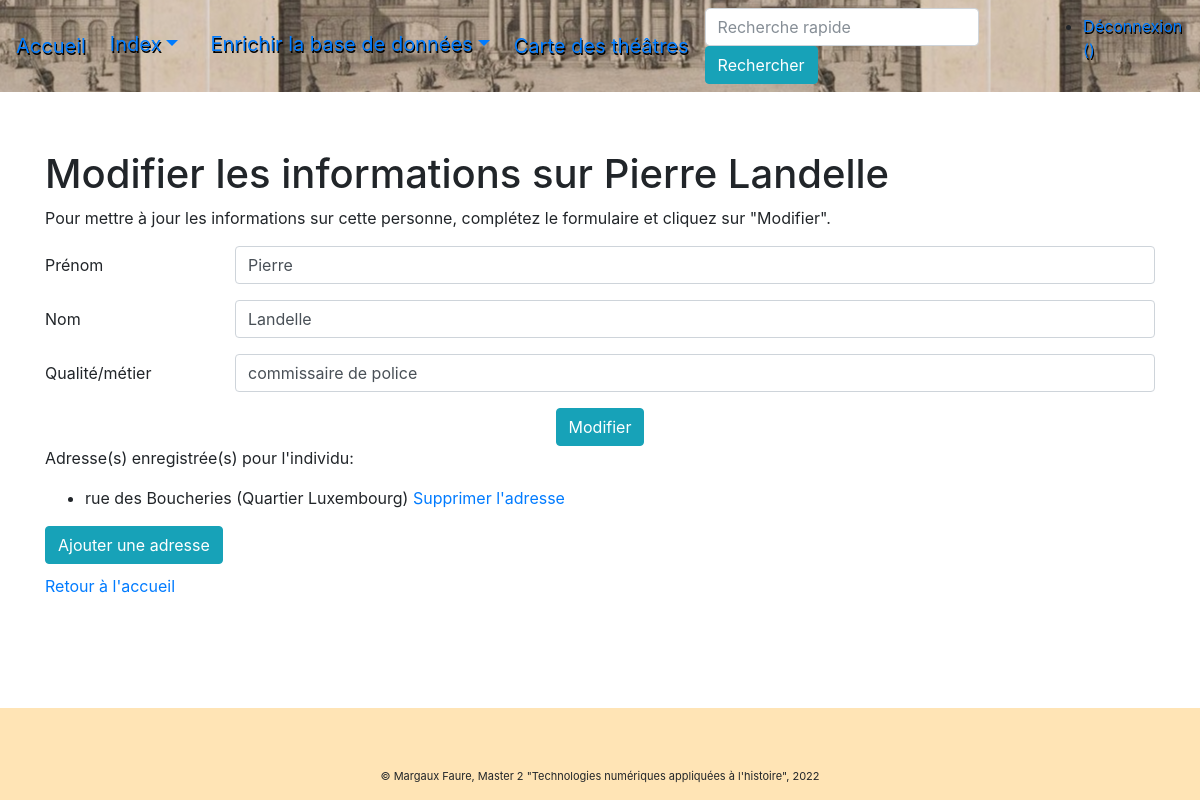
The app's page /personnes/1/update (signed in) with its own data.
### pv_theatres/modeles/donnees.py (models this page shows, shortened)
class Personne(db.Model):
    id = db.Column(db.Integer, nullable=False, autoincrement=True, primary_key=True)
    nom = db.Column(db.Text, nullable=False)
    prenom = db.Column(db.Text)
    qualite = db.Column(db.Text)
    proces_verbaux_commissaires = db.relationship("ProcesVerbal", back_populates="commissaires",
                                                  foreign_keys="ProcesVerbal.id_commissaire")
    proces_verbaux_victimes = db.relationship("ProcesVerbal", back_populates="victimes",
                                              foreign_keys="ProcesVerbal.id_victime")
    adresses = db.relationship("Adresse", secondary=Habite, back_populates="personnes")
    authorships = db.relationship("Authorship", back_populates="personne")

class Adresse(db.Model):
    id = db.Column(db.Integer, nullable=False, autoincrement=True, primary_key=True)
    rue = db.Column(db.Text)
    quartier = db.Column(db.Text)
    personnes = db.relationship("Personne", secondary=Habite, back_populates='adresses')
    authorships = db.relationship("Authorship", back_populates="adresse")

### pv_theatres/routes/generic.py (the view, shortened to what this page needs)
@app.route("/personnes/<int:id>/update", methods=["GET", "POST"])
@login_required
def modification_personne(id):
    update_personne = Personne.query.get(id)
    if request.method == "GET":
        return render_template("pages/modification/update_personne.html", nom="Modifier une personne", personne=update_personne)

### pv_theatres/modeles/utilisateurs.py (called while the page is built)
@login.user_loader
def trouver_utilisateur_via_id(identifiant):
    return User.query.get(int(identifiant))

### pv_theatres/templates/pages/modification/update_personne.html (shortened to what this page needs)
{% extends "conteneur.html" %}
{% block corps %}
<div>
   <h1>Modifier les informations sur {{personne. prenom}} {{personne.nom}}</h1>
   <p>Pour mettre à jour les informations sur cette personne, complétez le formulaire et cliquez sur "Modifier".</p>
</div>
<form class="form" method="POST" action="{{url_for('modification_personne', id=personne.id)}}">
    <div class="form-group row">
      <label for="update_prenom" class="col-sm-2 col-form-label">Prénom</label>
      <div class="col-sm-10">
       <input type="text" class="form-control" name="update_prenom"
        value="{{personne.prenom}}"/>
      </div>
    </div>
    <div class="form-group row">
      <label for="id_nom" class="col-sm-2 col-form-label">Nom</label>
      <div class="col-sm-10">
        <input type="text" class="form-control" name="update_nom"
        value="{{personne.nom}}"/>
      </div>
    </div>
    <div class="form-group row">
      <label for="update_qualite" class="col-sm-2 col-form-label">Qualité/métier</label>
      <div class="col-sm-10">
       <input type="text" class="form-control" name="update_qualite"
        value="{{personne.qualite}}"/>
      </div>
    </div>
    <div class="text-center">
        <button type="submit" class="btn btn-info text-center">Modifier</button>
    </div>
</form>
<div>
   <p> Adresse(s) enregistrée(s) pour l'individu:</p>
       <ul>
          {% for adresse in personne.adresses %}
              <li>{{adresse.rue}} (Quartier {{adresse.quartier}}) <a href="{{url_for('suppression_adresse_personne', id=personne.id, adresse_id=adresse.id)}}">Supprimer l'adresse</a></li>
          {% endfor %}
       </ul>
<div>
<div style="margin-top:10px; margin-bottom:10px;">
   <a class="btn btn-info text-center" href="{{url_for('lien_adresse_personne', id=personne.id)}}">Ajouter une adresse</a>
</div>
<p><a href="{{url_for('accueil')}}">Retour à l'accueil</a></p>
{% endblock %}

### records on screen
Personne: prenom "Pierre", nom "Landelle", update_prenom "Pierre", update_nom "Landelle", update_qualite "commissaire de police"
Adresse: rue "rue des Boucheries", quartier "Luxembourg"
